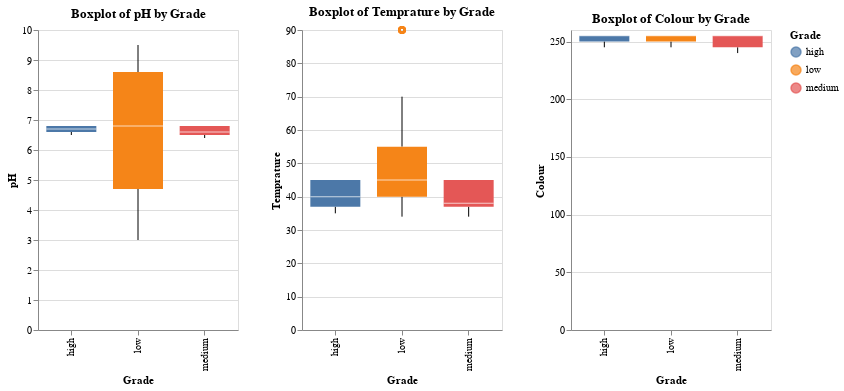

Source (notebook cell):
### Code cell
# Define the list of numerical columns
numerical_columns = ['pH', 'Temprature', 'Colour']

# Function to create a box plot for each column
def make_boxplot(column):
    return alt.Chart(data).mark_boxplot(size=50).encode(
        x='Grade:N',
        y=alt.Y(f'{column}:Q', title=f'{column}'),
        color='Grade:N'
    ).properties(
        width=200,
        height=300,
        title=f'Boxplot of {column} by Grade'
    )

# Concatenate box plots for each numerical column
boxplots = alt.hconcat(*[make_boxplot(col) for col in numerical_columns], spacing=30)

boxplots

### Figure 1 — Vega-Lite specification as saved in the notebook (floating-point values rounded to 4 significant figures; data arrays with more than 128 entries replaced by an {"elided": "..."} marker saying what was removed)
{"config": {"view": {"continuousWidth": 300, "continuousHeight": 300}}, "hconcat": [{"mark": {"type": "boxplot", "size": 50}, "encoding": {"color": {"field": "Grade", "type": "nominal"}, "x": {"field": "Grade", "type": "nominal"}, "y": {"field": "pH", "title": "pH", "type": "quantitative"}}, "height": 300, "title": "Boxplot of pH by Grade", "width": 200}, {"mark": {"type": "boxplot", "size": 50}, "encoding": {"color": {"field": "Grade", "type": "nominal"}, "x": {"field": "Grade", "type": "nominal"}, "y": {"field": "Temprature", "title": "Temprature", "type": "quantitative"}}, "height": 300, "title": "Boxplot of Temprature by Grade", "width": 200}, {"mark": {"type": "boxplot", "size": 50}, "encoding": {"color": {"field": "Grade", "type": "nominal"}, "x": {"field": "Grade", "type": "nominal"}, "y": {"field": "Colour", "title": "Colour", "type": "quantitative"}}, "height": 300, "title": "Boxplot of Colour by Grade", "width": 200}], "data": {"name": "data-4bd1a24753d6b6b5be5ed78ab785d07c"}, "spacing": 30, "$schema": "https://vega.github.io/schema/vega-lite/v5.16.3.json", "datasets": {"data-4bd1a24753d6b6b5be5ed78ab785d07c": {"elided": "1059 records"}}}
